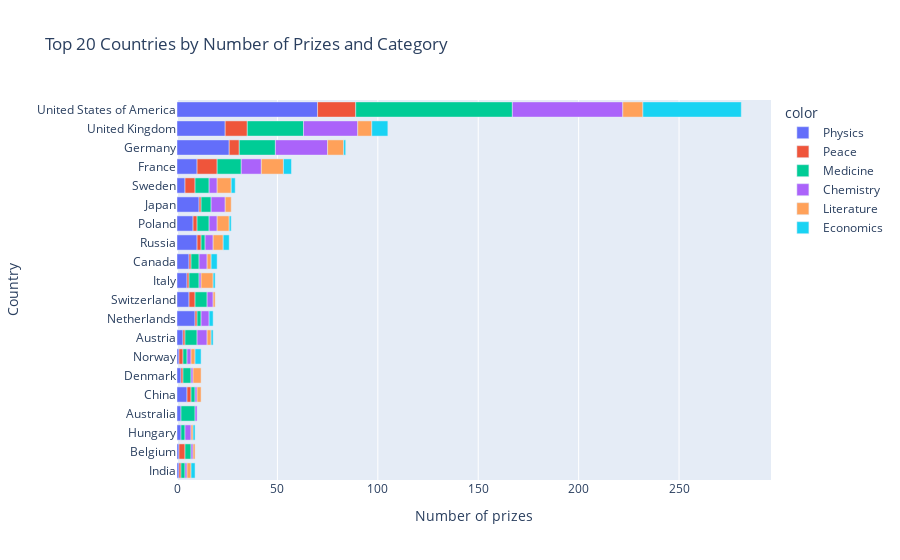

The notebook cell saved with this chart:
### Code cell
fig = px.bar(x=merged_df.prize, y=merged_df.birth_country_current, color=merged_df.category, orientation='h', title='Top 20 Countries by Number of Prizes and Category')
fig.update_layout(xaxis_title='Number of prizes', yaxis_title='Country')
fig.show()

### Figure 1 — Plotly figure (JSON) as saved in the notebook; plotly's stock layout.template omitted (floating-point values rounded to 4 significant figures)
{"data": [{"alignmentgroup": "True", "hovertemplate": "color=Physics<br>x=%{x}<br>y=%{y}<extra></extra>", "legendgroup": "Physics", "marker": {"color": "#636efa"}, "name": "Physics", "offsetgroup": "Physics", "orientation": "h", "showlegend": true, "textposition": "auto", "type": "bar", "x": [1, 1, 2, 2, 5, 2, 1, 3, 9, 6, 5, 6, 10, 8, 11, 4, 10, 26, 24, 70], "xaxis": "x", "y": ["India", "Belgium", "Hungary", "Australia", "China", "Denmark", "Norway", "Austria", "Netherlands", "Switzerland", "Italy", "Canada", "Russia", "Poland", "Japan", "Sweden", "France", "Germany", "United Kingdom", "United States of America"], "yaxis": "y"}, {"alignmentgroup": "True", "hovertemplate": "color=Peace<br>x=%{x}<br>y=%{y}<extra></extra>", "legendgroup": "Peace", "marker": {"color": "#EF553B"}, "name": "Peace", "offsetgroup": "Peace", "orientation": "h", "showlegend": true, "textposition": "auto", "type": "bar", "x": [1, 3, 2, 1, 2, 1, 1, 1, 3, 1, 2, 1, 2, 5, 10, 5, 11, 19], "xaxis": "x", "y": ["India", "Belgium", "China", "Denmark", "Norway", "Austria", "Netherlands", "Italy", "Switzerland", "Canada", "Russia", "Japan", "Poland", "Sweden", "France", "Germany", "United Kingdom", "United States of America"], "yaxis": "y"}, {"alignmentgroup": "True", "hovertemplate": "color=Medicine<br>x=%{x}<br>y=%{y}<extra></extra>", "legendgroup": "Medicine", "marker": {"color": "#00cc96"}, "name": "Medicine", "offsetgroup": "Medicine", "orientation": "h", "showlegend": true, "textposition": "auto", "type": "bar", "x": [3, 2, 2, 7, 4, 2, 2, 6, 2, 6, 5, 4, 2, 6, 5, 7, 12, 18, 28, 78], "xaxis": "x", "y": ["Belgium", "Hungary", "India", "Australia", "Denmark", "China", "Norway", "Austria", "Netherlands", "Switzerland", "Italy", "Canada", "Russia", "Poland", "Japan", "Sweden", "France", "Germany", "United Kingdom", "United States of America"], "yaxis": "y"}, {"alignmentgroup": "True", "hovertemplate": "color=Chemistry<br>x=%{x}<br>y=%{y}<extra></extra>", "legendgroup": "Chemistry", "marker": {"color": "#ab63fa"}, "name": "Chemistry", "offsetgroup": "Chemistry", "orientation": "h", "showlegend": true, "textposition": "auto", "type": "bar", "x": [1, 3, 1, 1, 1, 1, 2, 5, 4, 1, 3, 4, 4, 7, 4, 4, 10, 26, 27, 55], "xaxis": "x", "y": ["Belgium", "Hungary", "India", "Australia", "China", "Denmark", "Norway", "Austria", "Netherlands", "Italy", "Switzerland", "Canada", "Russia", "Japan", "Poland", "Sweden", "France", "Germany", "United Kingdom", "United States of America"], "yaxis": "y"}, {"alignmentgroup": "True", "hovertemplate": "color=Literature<br>x=%{x}<br>y=%{y}<extra></extra>", "legendgroup": "Literature", "marker": {"color": "#FFA15A"}, "name": "Literature", "offsetgroup": "Literature", "orientation": "h", "showlegend": true, "textposition": "auto", "type": "bar", "x": [1, 1, 2, 2, 2, 4, 2, 1, 6, 2, 5, 3, 6, 7, 11, 8, 7, 10], "xaxis": "x", "y": ["Belgium", "Hungary", "India", "Norway", "China", "Denmark", "Austria", "Switzerland", "Italy", "Canada", "Russia", "Japan", "Poland", "Sweden", "France", "Germany", "United Kingdom", "United States of America"], "yaxis": "y"}, {"alignmentgroup": "True", "hovertemplate": "color=Economics<br>x=%{x}<br>y=%{y}<extra></extra>", "legendgroup": "Economics", "marker": {"color": "#19d3f3"}, "name": "Economics", "offsetgroup": "Economics", "orientation": "h", "showlegend": true, "textposition": "auto", "type": "bar", "x": [1, 2, 3, 1, 2, 1, 3, 3, 1, 2, 4, 1, 8, 49], "xaxis": "x", "y": ["Hungary", "India", "Norway", "Austria", "Netherlands", "Italy", "Canada", "Russia", "Poland", "Sweden", "France", "Germany", "United Kingdom", "United States of America"], "yaxis": "y"}], "layout": {"barmode": "relative", "legend": {"title": {"text": "color"}, "tracegroupgap": 0}, "title": {"text": "Top 20 Countries by Number of Prizes and Category"}, "xaxis": {"anchor": "y", "domain": [0, 1], "title": {"text": "Number of prizes"}}, "yaxis": {"anchor": "x", "domain": [0, 1], "title": {"text": "Country"}}}}
